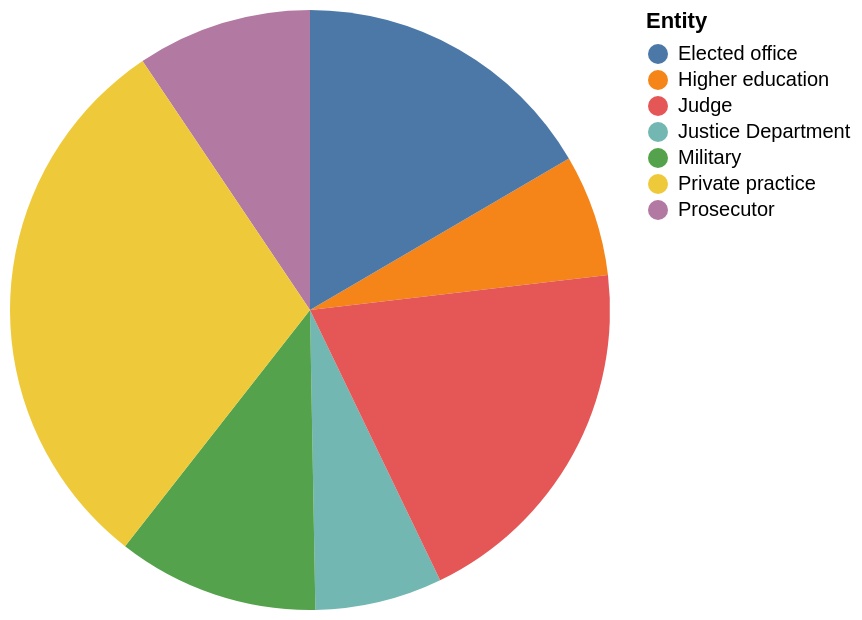

Express this chart as Vega-Lite.
### Vega-Lite specification from a JSON file in a GitHub repository (floating-point values rounded to 4 significant figures)
{"$schema": "https://vega.github.io/schema/vega-lite/v5.json", "description": "Pie chart auto-generated from CSV", "data": {"values": [{"Entity": "Higher education", "Values": "23.0"}, {"Entity": "Justice Department", "Values": "24.0"}, {"Entity": "Prosecutor", "Values": "33.0"}, {"Entity": "Military", "Values": "38.0"}, {"Entity": "Elected office", "Values": "58.0"}, {"Entity": "Judge", "Values": "69.0"}, {"Entity": "Private practice", "Values": "105.0"}]}, "mark": "arc", "encoding": {"theta": {"field": "Values", "type": "quantitative"}, "color": {"field": "Entity", "type": "nominal"}}}
